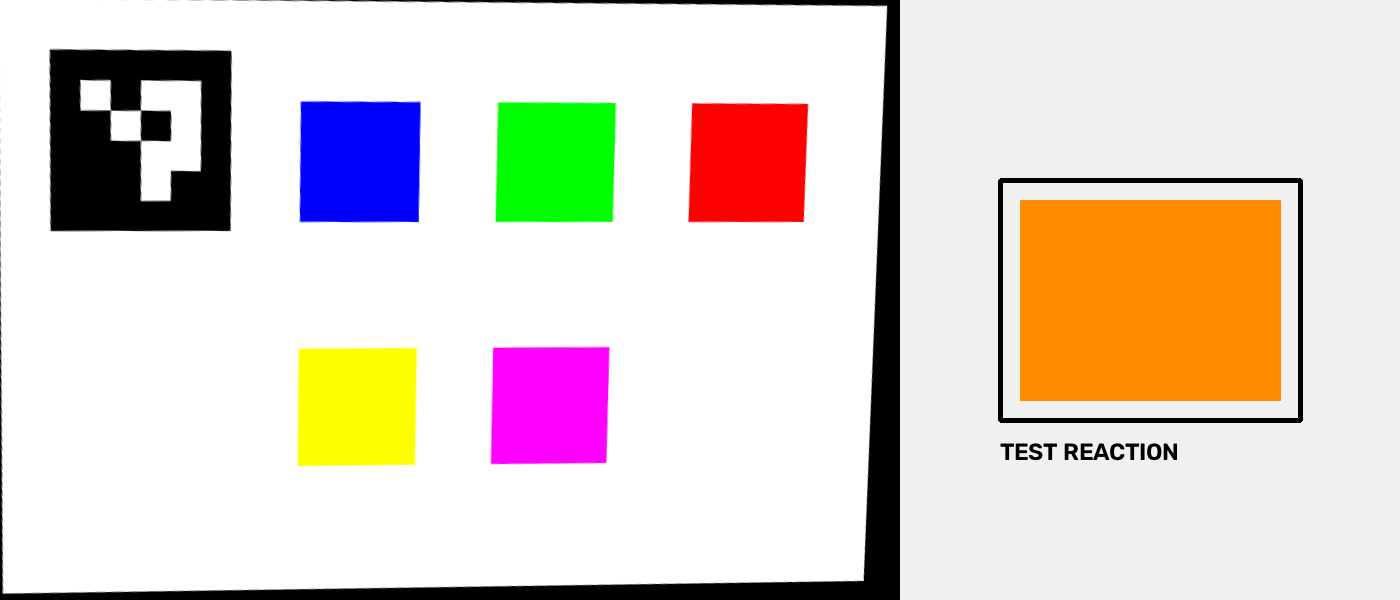
#> input picture cv/test_capture.png, 1400 x 600 px
$ python make_distorted_tests.py
#> lines starting #> are read from the running program, lines starting #| are printed output that depends on the picture
import cv2
import numpy as np


image = cv2.imread("test_capture.png")
#> image is the input picture: shape (600, 1400, 3); mean B, G, R 203.8, 212.5, 223.7

if image is None:
    raise FileNotFoundError("Could not find test_capture.png")


height, width = image.shape[:2]
#> height = 600; width = 1400


def perspective_distort(image, destination_points, filename):
#> called with filename = 'distorted_1_mild.png'
    source_points = np.float32([
        [0, 0],
        [width - 1, 0],
        [width - 1, height - 1],
        [0, height - 1]
    ])

    destination_points = np.float32(destination_points)

    matrix = cv2.getPerspectiveTransform(
        source_points,
        destination_points
    )

    distorted = cv2.warpPerspective(
        image,
        matrix,
        (width, height)
    )
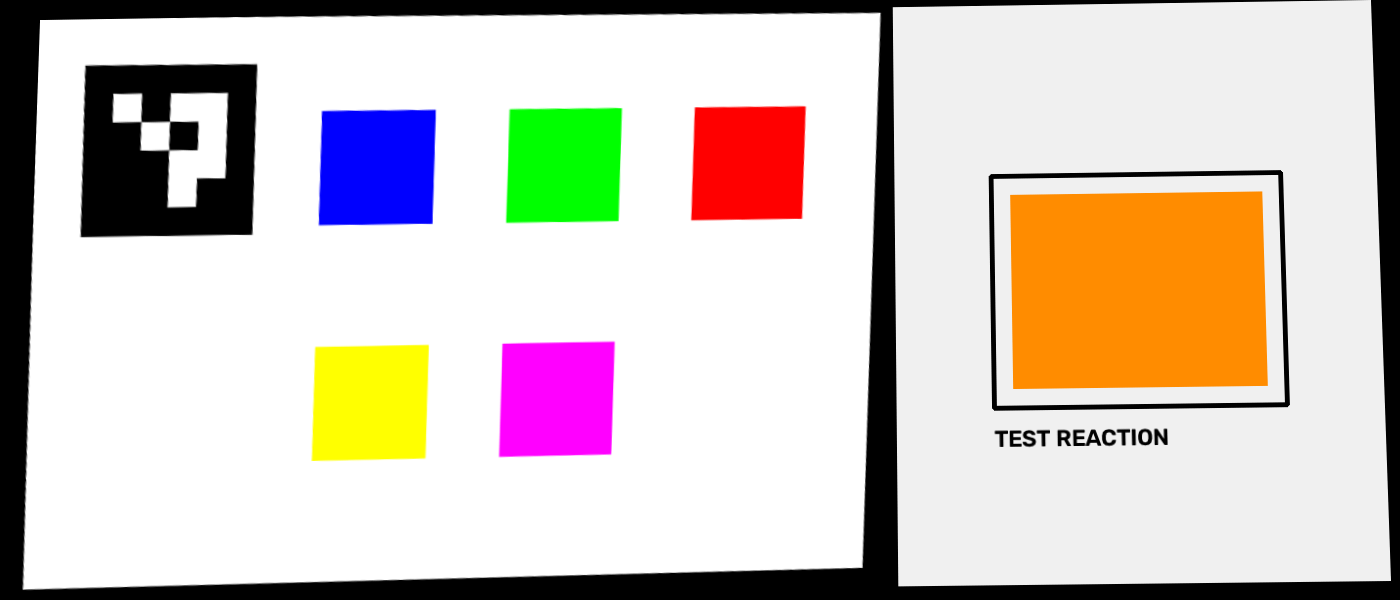
#> distorted: shape (600, 1400, 3); mean B, G, R 189.6, 197.8, 208.4

    cv2.imwrite(filename, distorted)

    print(f"Created: {filename}")


# --------------------------------------------------
# TEST 1 — Mild perspective
# --------------------------------------------------

perspective_distort(
    image,
    [
        [40, 20],
        [width - 30, 0],
        [width - 10, height - 20],
        [20, height - 5]
    ],
    "distorted_1_mild.png"
)


# --------------------------------------------------
# TEST 2 — Tilted perspective
# --------------------------------------------------

perspective_distort(
    image,
    [
        [120, 30],
        [width - 80, 100],
        [width - 30, height - 50],
        [60, height - 10]
    ],
    "distorted_2_tilted.png"
)
#> call 2 of perspective_distort, with filename = 'distorted_2_tilted.png'
#> in perspective_distort (call 2), `distorted = cv2.warpPerspective( image, matrix, (width, height) )`:
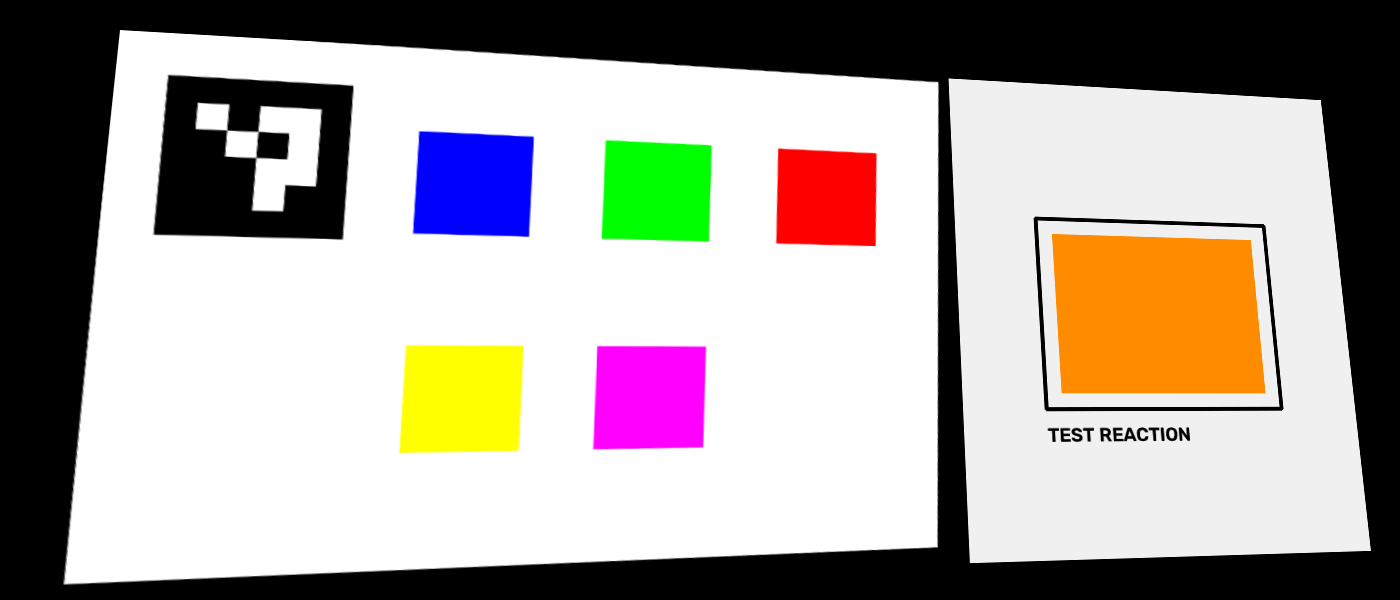
#> distorted: shape (600, 1400, 3); mean B, G, R 155.9, 161.2, 168.5


# --------------------------------------------------
# TEST 3 — Strong perspective
# --------------------------------------------------

perspective_distort(
    image,
    [
        [180, 80],
        [width - 180, 20],
        [width - 50, height - 80],
        [80, height - 20]
    ],
    "distorted_3_strong.png"
)
#> call 3 of perspective_distort, with filename = 'distorted_3_strong.png'
#> in perspective_distort (call 3), `distorted = cv2.warpPerspective( image, matrix, (width, height) )`:
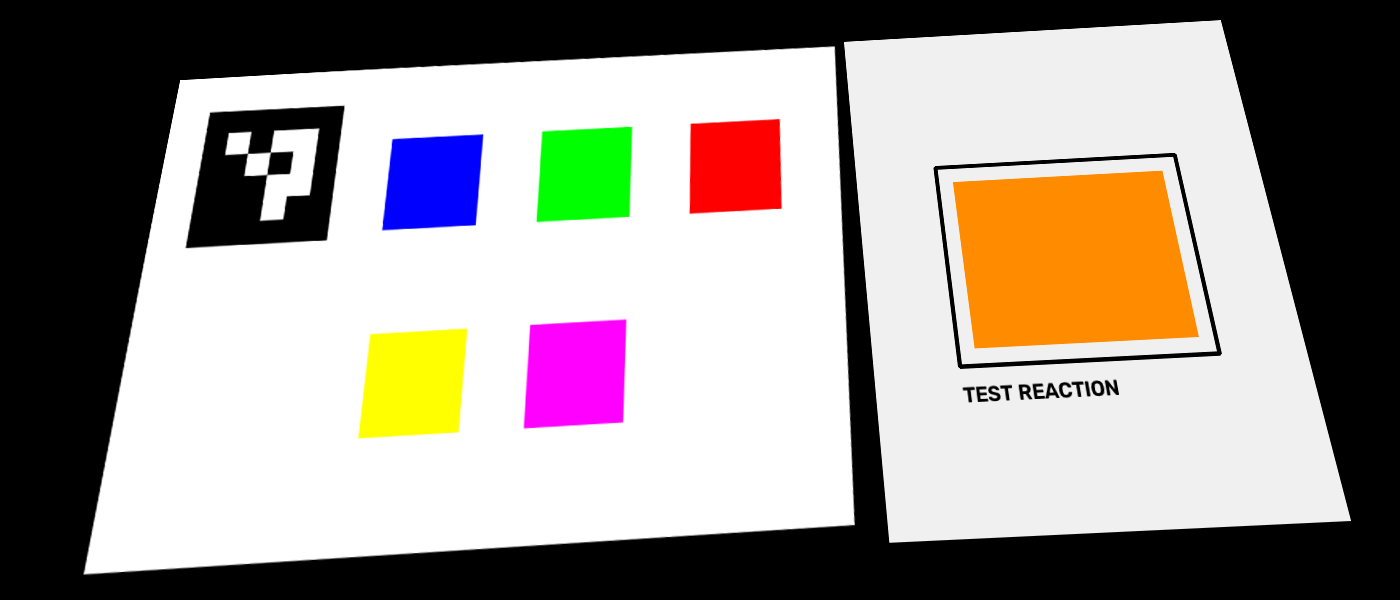
#> distorted: shape (600, 1400, 3); mean B, G, R 141.2, 147.3, 155.3


print("\nAll distorted test images created.")

$ run again, with cv/test_canonical_card.png copied over cv/test_capture.png
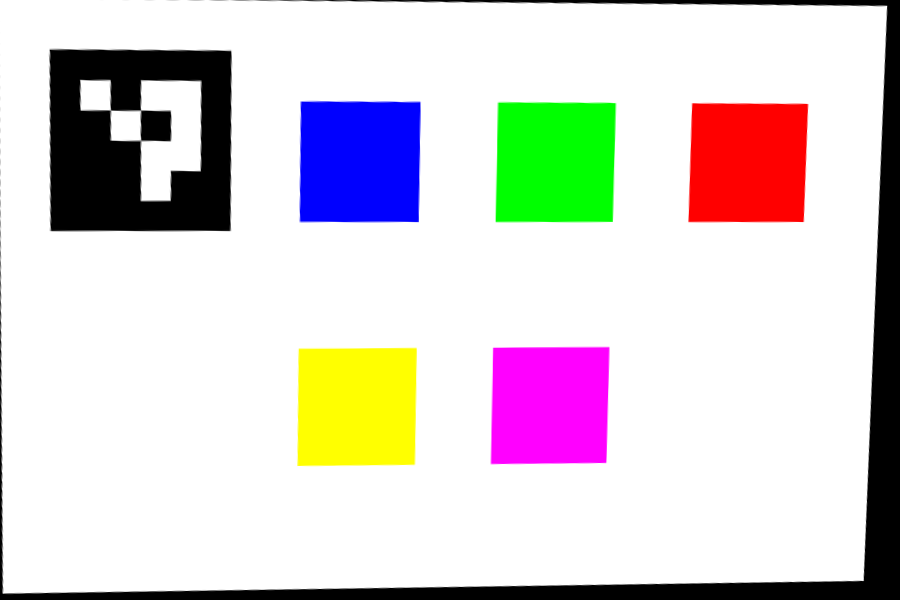
#> input picture cv/test_canonical_card.png, 900 x 600 px
#> image is the input picture: shape (600, 900, 3); mean B, G, R 210, 210, 216.2
#> in perspective_distort (call 2), `distorted = cv2.warpPerspective( image, matrix, (width, height) )`:
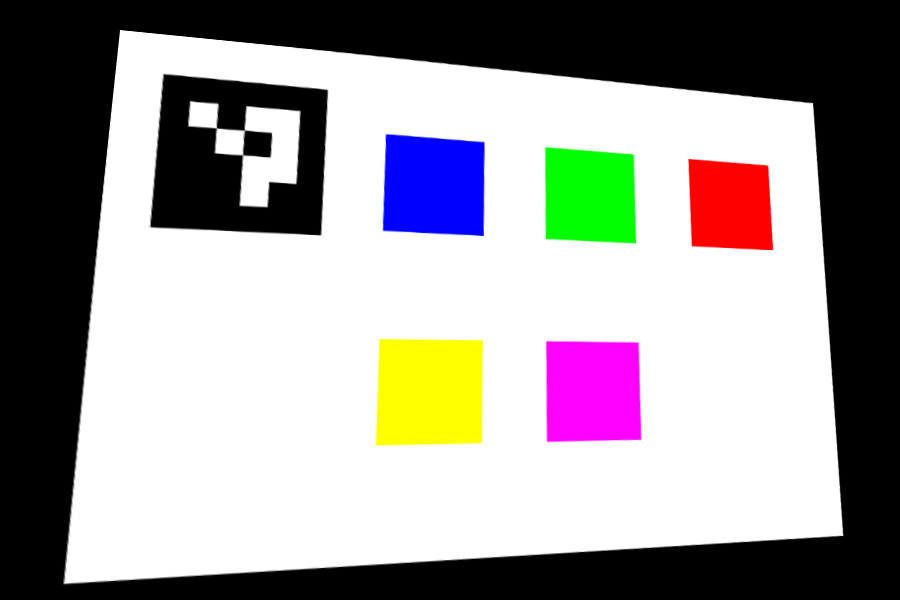
#> distorted: shape (600, 900, 3); mean B, G, R 150.3, 150.5, 154.3
#> in perspective_distort (call 3), `distorted = cv2.warpPerspective( image, matrix, (width, height) )`:
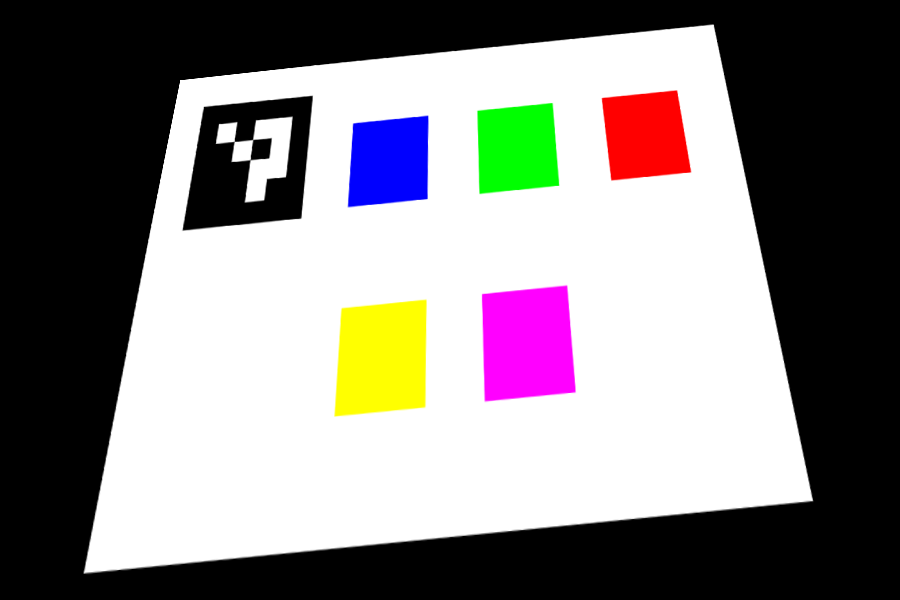
#> distorted: shape (600, 900, 3); mean B, G, R 129.1, 129.1, 133.6
